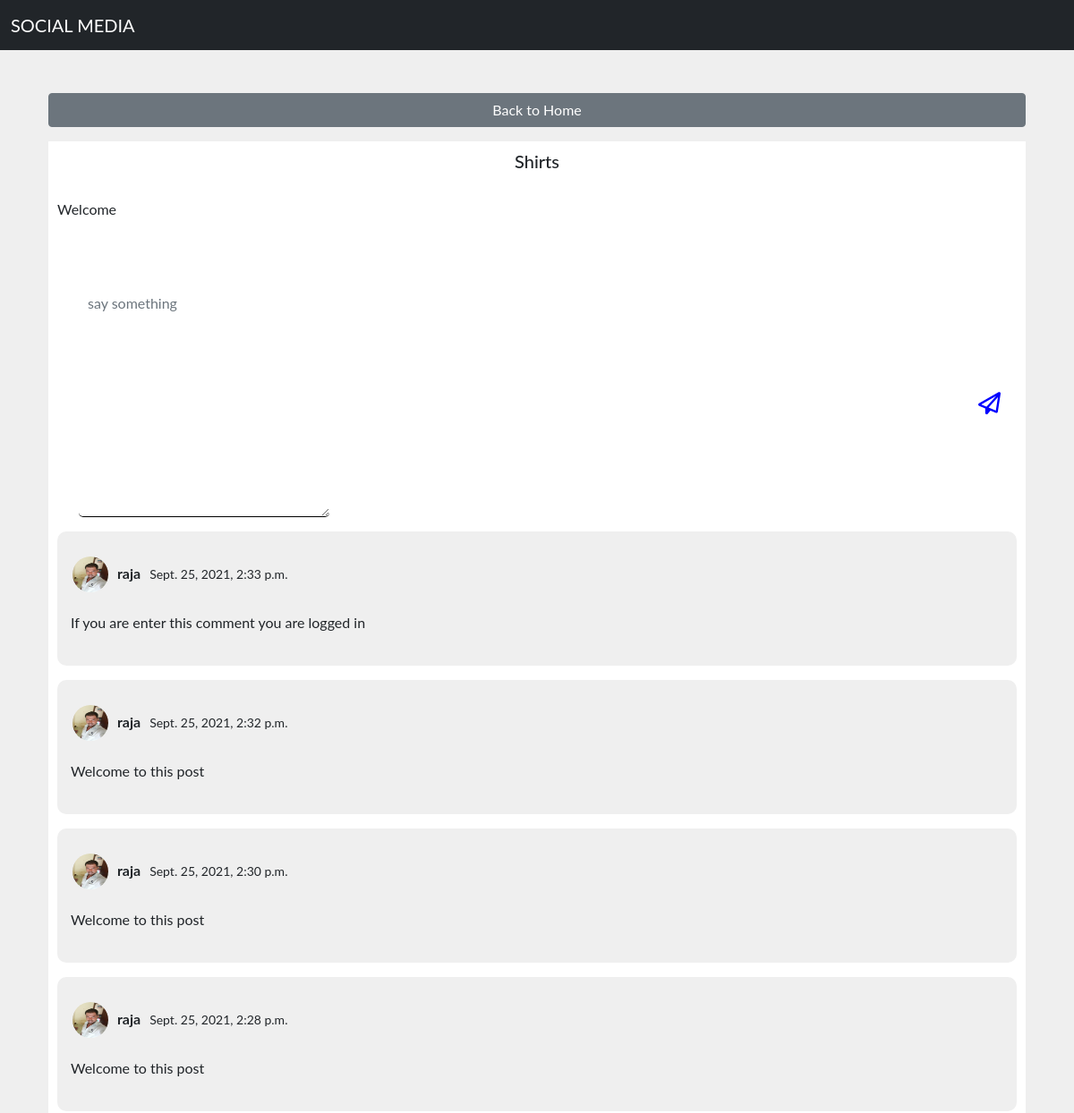
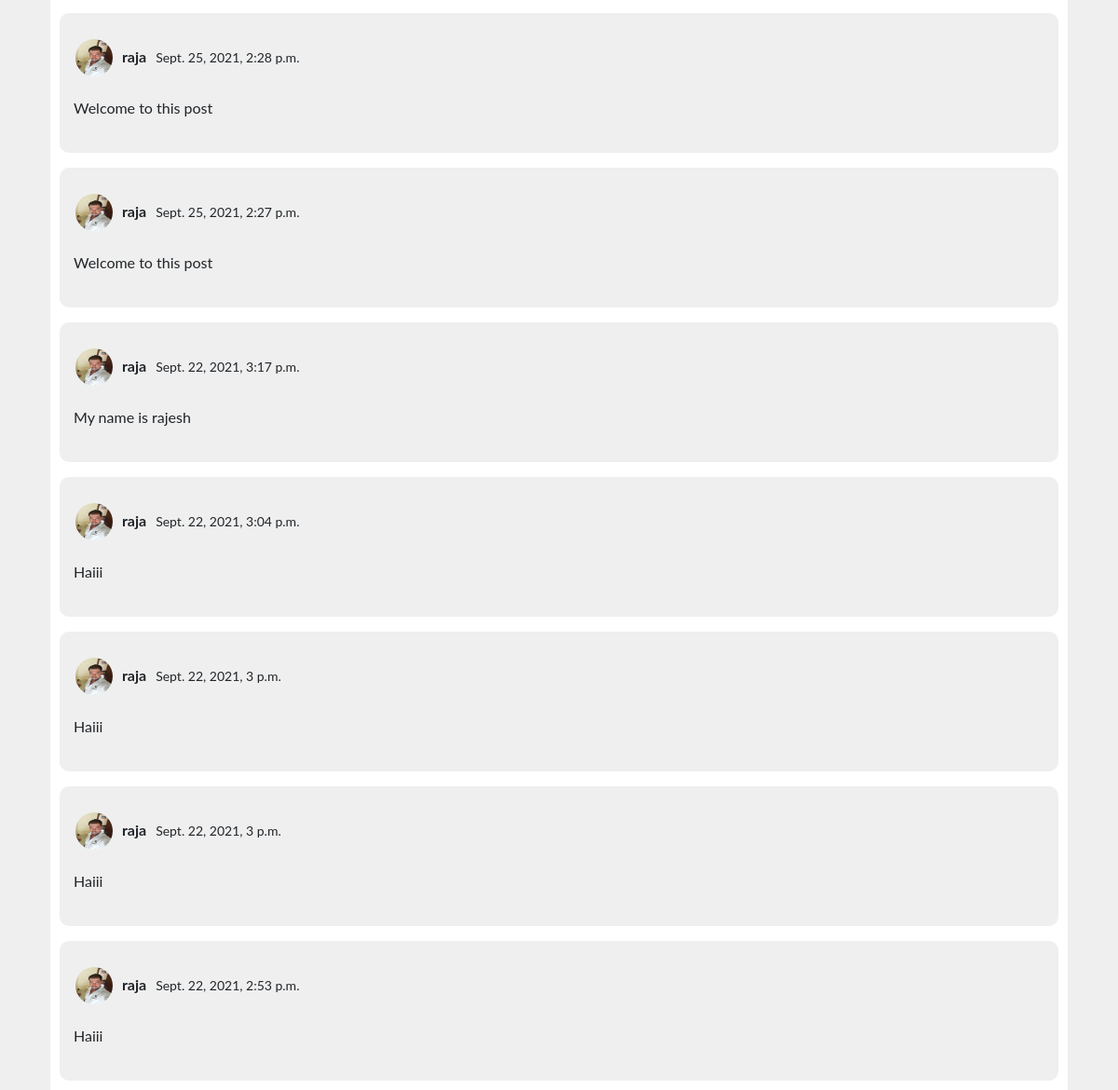
The page /post/25 on the database its author committed (2 pictures, top to bottom).
### socialapp/models.py (models this page shows)
class Post(models.Model):
  title = models.CharField(max_length= 30, blank=True, null= True)
  text = models.TextField()
  created_on = models.DateTimeField(default = timezone.now)
  image = models.ImageField(upload_to = 'upload/post_photos', default = None, null= True, blank= True)
  likes = models.ManyToManyField(User, blank=True, related_name='likes')
  dislikes = models.ManyToManyField(User, blank=True, related_name='dislikes')

class Comment(models.Model):
  comments = models.TextField()
  author = models.ForeignKey(User, on_delete = models.CASCADE)
  post = models.ForeignKey(Post, on_delete = models.CASCADE)
  created_on = models.DateTimeField(default=timezone.now)
  like = models.ManyToManyField(User, blank = True, related_name='like')
  dislike = models.ManyToManyField(User, blank = True, related_name='dislike')

class Profile(models.Model):
  user = models.OneToOneField(User, verbose_name = 'user',null= True, related_name = 'profile', on_delete = models.CASCADE)
  name = models.CharField(max_length= 30, blank=True, null = True)
  bio = models.TextField(blank=True, null=True)
  date_of_birth = models.DateField(blank=True, null=True)
  location = models.CharField(max_length=30, blank=True, null= True)
  image = models.ImageField(upload_to = 'upload/profile_photos', default = 'upload/profile_photos/default.jpg', null= True)
  followers = models.ManyToManyField(User, blank= True, related_name= 'following')

### socialapp/views.py (the view, shortened to what this page needs)
# urls.py: path('post/<int:pk>', views.Postdetail_page.as_view(), name="post-detail"),
class Postdetail_page(View, LoginRequiredMixin):
  def get(self, request, pk, *args, **kwargs):
    post = Post.objects.get(pk=pk)
    form = Comment_form()
    comments = Comment.objects.filter(post=post).order_by('-created_on')
    context = {'post': post, 'form': form, 'comments': comments}
    return render(request, 'socialapp/post_detail.html', context)

### socialapp/forms.py
class Comment_form(forms.ModelForm):
  comments = forms.CharField(label='', widget = forms.Textarea(attrs={'row':3, 'placeholder':'say something'}))
  class Meta:
    model = Comment
    fields = ['comments']

### socialapp/templates/socialapp/post_detail.html (shortened to what this page needs)
{% extends 'base.html' %}
{% load crispy_forms_tags %}
{% block content %}
<div class="container">
   <div class="container mt-3">
    <div class="d-grid mt-5">
      <a href="{% url 'socialapp:welcome' %}" class="btn btn-secondary ">Back to Home</a>
    </div>
    <div class="container comment-system mt-3">
      <div class="container">
      <h5>{{ post.title }}</h5>
      </div>
      <p>{{ post.text }}</p>
      <div class="container enter-comment">
      <div class="container">
      <form action="" method="POST">
       {{ form|crispy }}
       </div>
      <div class="d-grid mt-3">
       <button><i class="far fa-paper-plane"></i></button>
      </div>
  </div>
  {% for comment in comments %}
  <div class="container user-comments mt-3">
    <div class="container user">
      <img src="{{ comment.author.profile.image.url }}" alt="">
      <p><strong>{{ comment.author }}</strong><small>{{ comment.created_on }}</small></p>
    </div>
    <div class="comment">
    <p>{{ comment.comments }}</p>
    </div>
  </div>
 {% endfor %}
  </div>
</div>
{% endblock content %}

### landing/templates/base.html (shortened to what this page needs)
<!doctype html>
{% load static %}
<html lang="en">
  <head>
    <link href="https://cdn.jsdelivr.net/npm/bootstrap@5.0.2/dist/css/bootstrap.min.css" rel="stylesheet">
    <link rel="stylesheet" href="{% static 'socialapp/css/style.css' %}">
    <link rel="stylesheet" href="https://use.fontawesome.com/releases/v5.15.4/css/all.css">
  </head>
  <body>
    {% include 'navbar.html' %}
    {% block content %}
    {% endblock content %}
  </body>
</html>

### landing/templates/navbar.html (shortened to what this page needs)
<nav class="navbar navbar-expand-md navbar-dark bg-dark">
  <div class="container-fluid">
    <a class="navbar-brand" href="#">SOCIAL MEDIA</a>
  </div>
</nav>

### statics/socialapp/css/style.css (style rules this page uses)
body { font-family: "Lato", sans-serif; width: 100%; background-color: #efefef; }
.comment-system { width: 100%; background-color: white; justify-content: center; align-items: center; padding:10px; }
.comment-system div { text-align: center; }
.comment-system p { margin-top: 30px; padding-bottom: 15px; }
.comment-system img { width: 100%; }
.enter-comment { padding-top: 40px; display: flex; }
.enter-comment textarea { width: 280px; border-radius: 5px; border: none; border-bottom: 1px solid black; padding:10px; }
.enter-comment button { background-color: white; box-shadow: none; border: none; font-size: 25px; margin-top: -10px; color: blue; }
.user-comments { padding: 5px; background-color: #efefef; border-radius: 10px; }
.user-comments .user { display: flex; align-items: center; }
.user-comments .user img { width: 40px; height: 40px; border-radius: 50%; margin-right: 10px; }
.user-comments .user p strong { margin-right: 10px; }
.user-comments .comment { text-align: left; margin-top: -30px; padding-left:10px; }

### rows shown on the page
Post: title "Shirts", text "Welcome"
Comment: author.profile.image (picture), author "raja", created_on "Sept. 25, 2021, 2:33 p.m.", comments "If you are enter this comment you are logged in"
Comment: author.profile.image (picture), author "raja", created_on "Sept. 25, 2021, 2:32 p.m.", comments "Welcome to this post"
Comment: author.profile.image (picture), author "raja", created_on "Sept. 25, 2021, 2:30 p.m.", comments "Welcome to this post"
Comment: author.profile.image (picture), author "raja", created_on "Sept. 25, 2021, 2:28 p.m.", comments "Welcome to this post"
Comment: author.profile.image (picture), author "raja", created_on "Sept. 25, 2021, 2:28 p.m.", comments "Welcome to this post"
Comment: author.profile.image (picture), author "raja", created_on "Sept. 25, 2021, 2:27 p.m.", comments "Welcome to this post"
Comment: author.profile.image (picture), author "raja", created_on "Sept. 22, 2021, 3:17 p.m.", comments "My name is rajesh"
Comment: author.profile.image (picture), author "raja", created_on "Sept. 22, 2021, 3:04 p.m.", comments "Haiii"
Comment: author.profile.image (picture), author "raja", created_on "Sept. 22, 2021, 3 p.m.", comments "Haiii"
Comment: author.profile.image (picture), author "raja", created_on "Sept. 22, 2021, 3 p.m.", comments "Haiii"
Comment: author.profile.image (picture), author "raja", created_on "Sept. 22, 2021, 2:53 p.m.", comments "Haiii"
